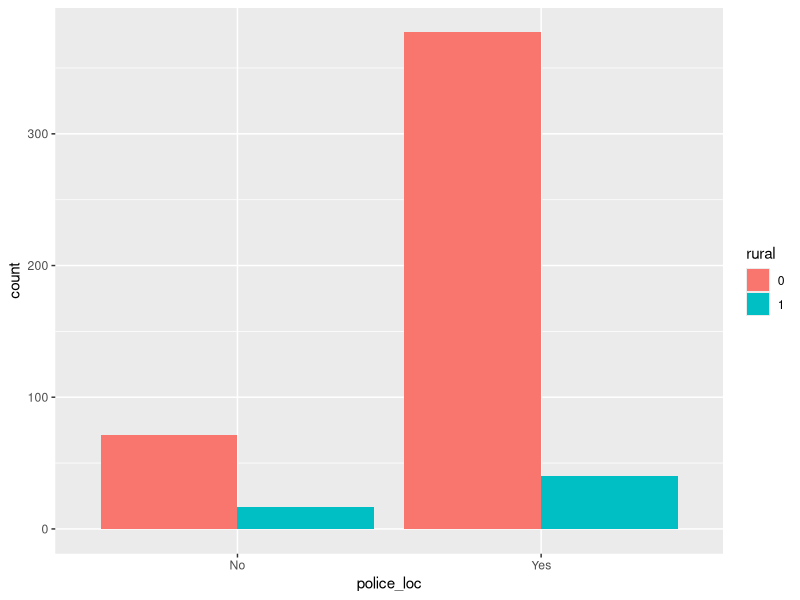
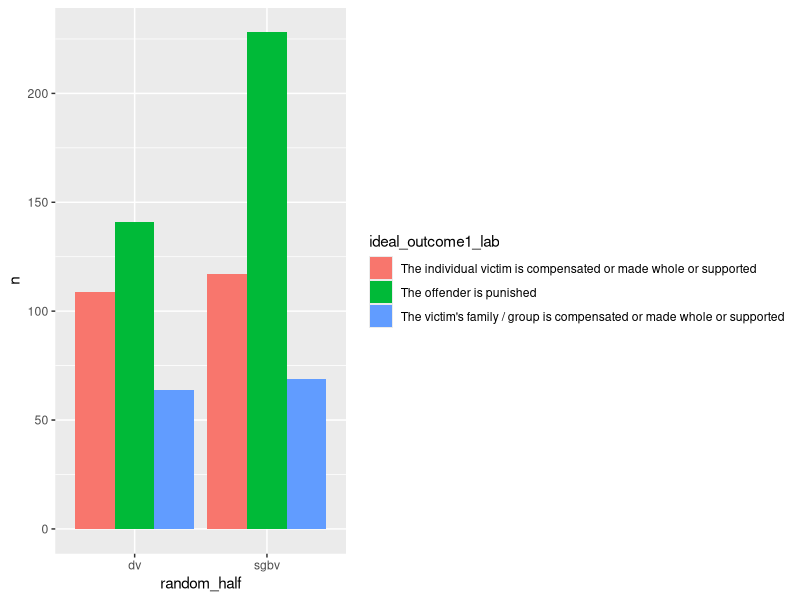
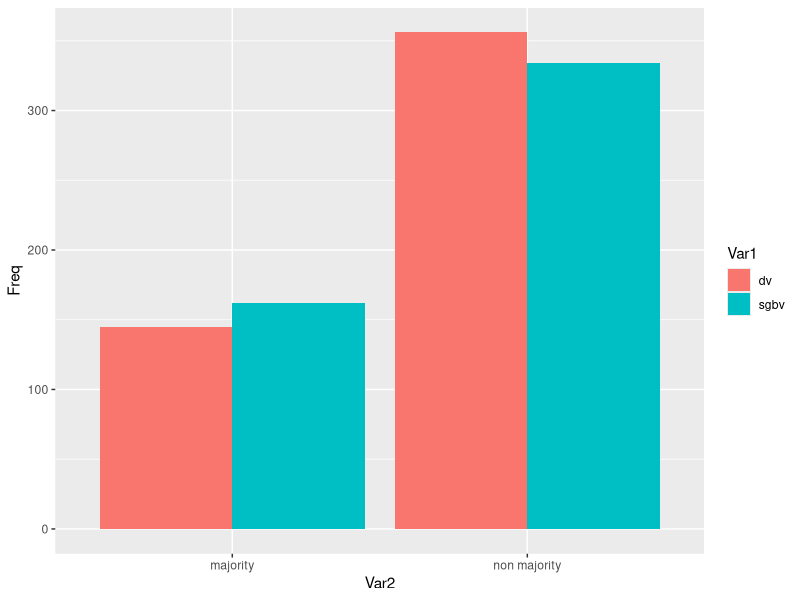

Write the R code that produced these figures, in order.
## ---- chunk 1
library(readxl)
library(tidyverse)
library(rstatix)
## ---- chunk 2
data <- read_excel("./data.xlsx")
## ---- chunk 3

table(data$`Do you know anyone - or have you heard about anyone - who is a victim of rape or`, useNA = "always")

table(data$random_half, useNA = "always")

data = rename(data, children_girls = `How many of your children are girls?`,
              education = `What is the highest level of schooling you have completed?`,
              female_police = `As far as you know, are there any female police officers in the closest police s`,
              hh_size = `How many members, INCLUDING YOURSELF, are part of your household?`,
              land_own_in = `Do you and your husband own land in ${district_label} ?`,
              marital_status = `What is your marital status?`,
              police_loc = `Do you know where the nearest police station or police post is?`,
              time_here = `How long have you lived in ${district_label} ?`,
              walk_night = `Do you feel comfortable walking around this area alone at night?`,
              known_victim = `Do you know anyone - or have you heard about anyone - who is a victim of rape or`)

#data$dv_ideal_outcome1_lab


# Create a new data frame which is required for analysis
data_new <- data %>% dplyr::select("age", "children_girls", "education", "female_police", "hh_size", "idp", "land_own_in", "majority", "marital_status", "police_loc", "rural", "time_here", "walk_night", "known_victim", "sgbv_ideal_outcome1_lab", "dv_ideal_outcome1_lab","random_half")
## ---- chunk 4
#class(data_new$random_half)
#unique(data_new$random_half)

# Random half
data_new$random_half[which(data_new$random_half == '0. sgbv')] <- "sgbv"
data_new$random_half[which(data_new$random_half == '1. dv')] <- "dv"

# Female police
data_new$female_police[which(data_new$female_police == '0. No')] <- "No"
data_new$female_police[which(data_new$female_police == '1. Yes')] <- "Yes"
data_new$female_police[which(data_new$female_police == '98. Don\'t know')] <- "Don\'t know"

# Education
data_new$education[which(data_new$education == '6. College and above')] <- "College and above"
data_new$education[which(data_new$education == '0. None')] <- "None"
data_new$education[which(data_new$education == '1. Madrassa only')] <- "Madrassa"
data_new$education[which(data_new$education == '3. Completed Primary')] <- "Completed Primary"
data_new$education[which(data_new$education == '2. Some Primary')] <- "Some Primary"
data_new$education[which(data_new$education == '5. Completed Secondary')] <- "Completed Secondary"
data_new$education[which(data_new$education == '4. Some Secondary')] <- "Some Secondary"


# land own in
data_new$land_own_in[which(data_new$land_own_in == '1. Yes')] <- "Yes"
data_new$land_own_in[which(data_new$land_own_in == '0. No')] <- "No"

# marital status
data_new$marital_status[which(data_new$marital_status == '1. Married')] <- "Married"
data_new$marital_status[which(data_new$marital_status == '2. Single')] <- "Single"
data_new$marital_status[which(data_new$marital_status == '3. Divorced')] <- "Divorced"
data_new$marital_status[which(data_new$marital_status == '5. Separated')] <- "Separated"
data_new$marital_status[which(data_new$marital_status == '4. Widow/widower')] <- "Widow/widower"
data_new$marital_status[which(data_new$marital_status == '99. Refused to answer')] <- "Refused to answer"


# police loc
data_new$police_loc[which(data_new$police_loc == '1. Yes')] <- "Yes"
data_new$police_loc[which(data_new$police_loc == '0. No')] <- "No"

# time here
data_new$time_here[which(data_new$time_here == '3. More than 5 years')] <- "More than 5 years"
data_new$time_here[which(data_new$time_here == '2. 1-5 years')] <- "1-5 years"
data_new$time_here[which(data_new$time_here == '1. Less than one year')] <- "Less than one year"
data_new$time_here[which(data_new$time_here == '98. Don\'t know')] <- "Don\'t know"

## Walk Night
data_new$walk_night[which(data_new$walk_night == '2. Yes')] <- "Yes"
data_new$walk_night[which(data_new$walk_night == '0. No')] <- "No"
data_new$walk_night[which(data_new$walk_night == '1. Sometimes')] <- "Sometimes"

## Known victims
data_new$known_victim[which(data_new$known_victim == '1. Yes')] <- "Yes"
data_new$known_victim[which(data_new$known_victim == '0. No')] <- "No"

# sgbv_ideal_outcome
data_new$sgbv_ideal_outcome1_lab[which(data_new$sgbv_ideal_outcome1_lab == 'Dambiilaha waa la ciqaabay')] <- "The offender is punished"
data_new$sgbv_ideal_outcome1_lab[which(data_new$sgbv_ideal_outcome1_lab == 'Qofka dhibanaha ahi magdhow ayaa la siiyey ama waa la caawiyey ama dhaawacii loo geystay ayaa dib loo hagaajiyay.')] <- "The individual victim is compensated or made whole or supported"
data_new$sgbv_ideal_outcome1_lab[which(data_new$sgbv_ideal_outcome1_lab == 'Qoyska/kooxda dhibbanaha waxaa la siiyay magdhow ama dhaawacii loo geystay ayaa dib loo hagaajiyay ama waa la taageeray.')] <- "The victim's family / group is compensated or made whole or supported"

data_new <- data_new[-(which(data_new$sgbv_ideal_outcome1_lab == 'qofk dhibanaag magdhow yalasiiy mise wal caawii mise dhaawici linjeysadi wal haagajiiy')),]
  


# dv_ideal_outcome1_lab
data_new$dv_ideal_outcome1_lab[which(data_new$dv_ideal_outcome1_lab == 'Qofka dhibanaha ahi magdhow ayaa la siiyey ama waa la caawiyey ama dhaawacii loo geystay ayaa dib loo hagaajiyay.')] <- "The individual victim is compensated or made whole or supported"
data_new$dv_ideal_outcome1_lab[which(data_new$dv_ideal_outcome1_lab == 'Dambiilaha waa la ciqaabay')] <- "The offender is punished"
data_new$dv_ideal_outcome1_lab[which(data_new$dv_ideal_outcome1_lab == 'Qoyska/kooxda dhibbanaha waxaa la siiyay magdhow ama dhaawacii loo geystay ayaa dib loo hagaajiyay ama waa la taageeray.')] <- "The victim's family / group is compensated or made whole or supported"

# Deleting na from random half
colSums(is.na(data_new))


unique(data_new$dv_ideal_outcome1_lab)

# Making factors
data_new$known_victim <- as.factor(data_new$known_victim)
data_new$walk_night <- as.factor(data_new$walk_night)
data_new$time_here <- factor(data_new$time_here, levels = c("Don't know","Less than one year","1-5 years","More than 5 years"), ordered = T)

data_new$police_loc <- as.factor(data_new$police_loc)
data_new$marital_status <- as.factor(data_new$marital_status)
data_new$land_own_in <- as.factor(data_new$land_own_in)
data_new$education <- factor(data_new$education, levels = c("None", "Madrassa", "Some Primary", "Completed Primary", "Some Secondary", "Completed Secondary", "College and above"), ordered = T)
data_new$female_police <- as.factor(data_new$female_police)
data_new$random_half <- as.factor(data_new$random_half)
data_new$idp <- as.factor(data_new$idp)
data_new$rural <- as.factor(data_new$rural)
data_new$majority <- as.factor(data_new$majority)
data_new$sgbv_ideal_outcome1_lab <- as.factor(data_new$sgbv_ideal_outcome1_lab)
data_new$dv_ideal_outcome1_lab <- as.factor(data_new$dv_ideal_outcome1_lab)
str(data_new)

#class(data_new$time_here)

data.group.random.half <- group_by(data_new, random_half)
#get_summary_stats(data.group.random.half, children_girls, type = "mean_sd")

table(data.group.random.half$random_half, data.group.random.half$female_police)

## ---- chunk 5
summary(data_new)
## ---- chunk 6
data_sgbv <- filter(data_new, random_half == 'sgbv')

#table(data.group.random.half$random_half, data.group.random.half$known_victim)
# table(data.group.random.half$random_half, data.group.random.half$female_police)
# table(data.group.random.half$random_half, data.group.random.half$time_here)

## ---- chunk 7
#ggplot(data_sgbv, aes(x = walk_night, y = age)) + geom_bar(aes(fill = majority), stat = "identity", color = "white",position = position_dodge(0.9))+facet_grid(~marital_status) 

# table_sgbv_rural_time <- table(data_sgbv$rural, data_sgbv$time_here)
# 
# addmargins(table_sgbv_rural_time)
# addmargins(prop.table(table_sgbv_rural_time))


table_sgbv_rural_police <- table(data_sgbv$rural, data_sgbv$police_loc)

addmargins(table_sgbv_rural_police)
addmargins(prop.table(table_sgbv_rural_police))
## ---- chunk 8
chisq.test(data_sgbv$rural, data_sgbv$police_loc)
## ---- chunk 9
# sgbv_table <- data_sgbv %>% count(rural, time_here, sort = TRUE)
# sgbv_table

sgbv_table <- data_sgbv %>% count(police_loc, rural, sort = TRUE)
sgbv_table

# ggplot(data = data_sgbv) + 
#   geom_bar(mapping = aes(x = time_here,  fill = rural), position = "dodge")

ggplot(data = data_sgbv) + 
  geom_bar(mapping = aes(x = police_loc,  fill = rural), position = "dodge")
## ---- chunk 10
(ideal_random_table <- data_new %>% count(sgbv_ideal_outcome1_lab, dv_ideal_outcome1_lab, random_half, sort = TRUE))

ideal_random_table_new <- ideal_random_table[!with(ideal_random_table,is.na(dv_ideal_outcome1_lab)& is.na(sgbv_ideal_outcome1_lab)),]

## ---- chunk 11
for(i in 1:length(ideal_random_table_new$sgbv_ideal_outcome1_lab)){
  
    if(!is.na(ideal_random_table_new$sgbv_ideal_outcome1_lab[i])){
        ideal_random_table_new$dv_ideal_outcome1_lab[i] <-  ideal_random_table_new$sgbv_ideal_outcome1_lab[i]
  }
}

ideal_random_table_new <- ideal_random_table_new[,-1]
names(ideal_random_table_new) <-  c("ideal_outcome1_lab","random_half","n")
names(ideal_random_table_new)
#length(ideal_random_table_new)
#require(cowplot)
# (plot1 <- ggplot(data = data_new) + 
#   stat_count(mapping = aes(x = dv_ideal_outcome1_lab)))
# (plot2 <- ggplot(data = data_new) + 
#   stat_count(mapping = aes(x = sgbv_ideal_outcome1_lab)))
#plot_grid(plot1, plot2, labels = "AUTO")


ideal_random_table_new



str(ideal_random_table_new)


## ---- chunk 12
ggplot(data = ideal_random_table_new) + 
  geom_bar(mapping = aes(x = random_half,y = n, fill = ideal_outcome1_lab), position = "dodge", stat = "identity")
## ---- chunk 13
(data_majority_table <- data.frame(table(data.group.random.half$random_half, data.group.random.half$majority)))


ggplot(data = data_majority_table) + 
  geom_bar(mapping = aes(x = Var2 ,y = Freq, fill = Var1), position = "dodge", stat = "identity")
